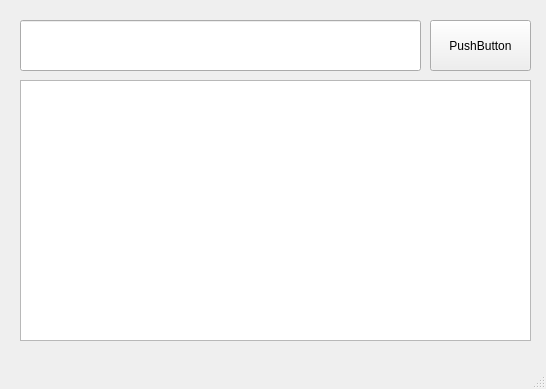
<?xml version="1.0" encoding="UTF-8"?>
<ui version="4.0">
 <class>MainWindow</class>
 <widget class="QMainWindow" name="MainWindow">
  <property name="geometry">
   <rect>
    <x>0</x>
    <y>0</y>
    <width>546</width>
    <height>389</height>
   </rect>
  </property>
  <property name="windowTitle">
   <string>MainWindow</string>
  </property>
  <widget class="QWidget" name="centralwidget">
   <widget class="QLineEdit" name="tekstas">
    <property name="geometry">
     <rect>
      <x>20</x>
      <y>20</y>
      <width>401</width>
      <height>51</height>
     </rect>
    </property>
   </widget>
   <widget class="QPushButton" name="mygtukas">
    <property name="geometry">
     <rect>
      <x>430</x>
      <y>20</y>
      <width>101</width>
      <height>51</height>
     </rect>
    </property>
    <property name="text">
     <string>PushButton</string>
    </property>
   </widget>
   <widget class="QListWidget" name="sarasas">
    <property name="geometry">
     <rect>
      <x>20</x>
      <y>80</y>
      <width>511</width>
      <height>261</height>
     </rect>
    </property>
   </widget>
  </widget>
  <widget class="QMenuBar" name="menubar">
   <property name="geometry">
    <rect>
     <x>0</x>
     <y>0</y>
     <width>546</width>
     <height>21</height>
    </rect>
   </property>
  </widget>
  <widget class="QStatusBar" name="statusbar"/>
 </widget>
 <resources/>
 <connections/>
</ui>
